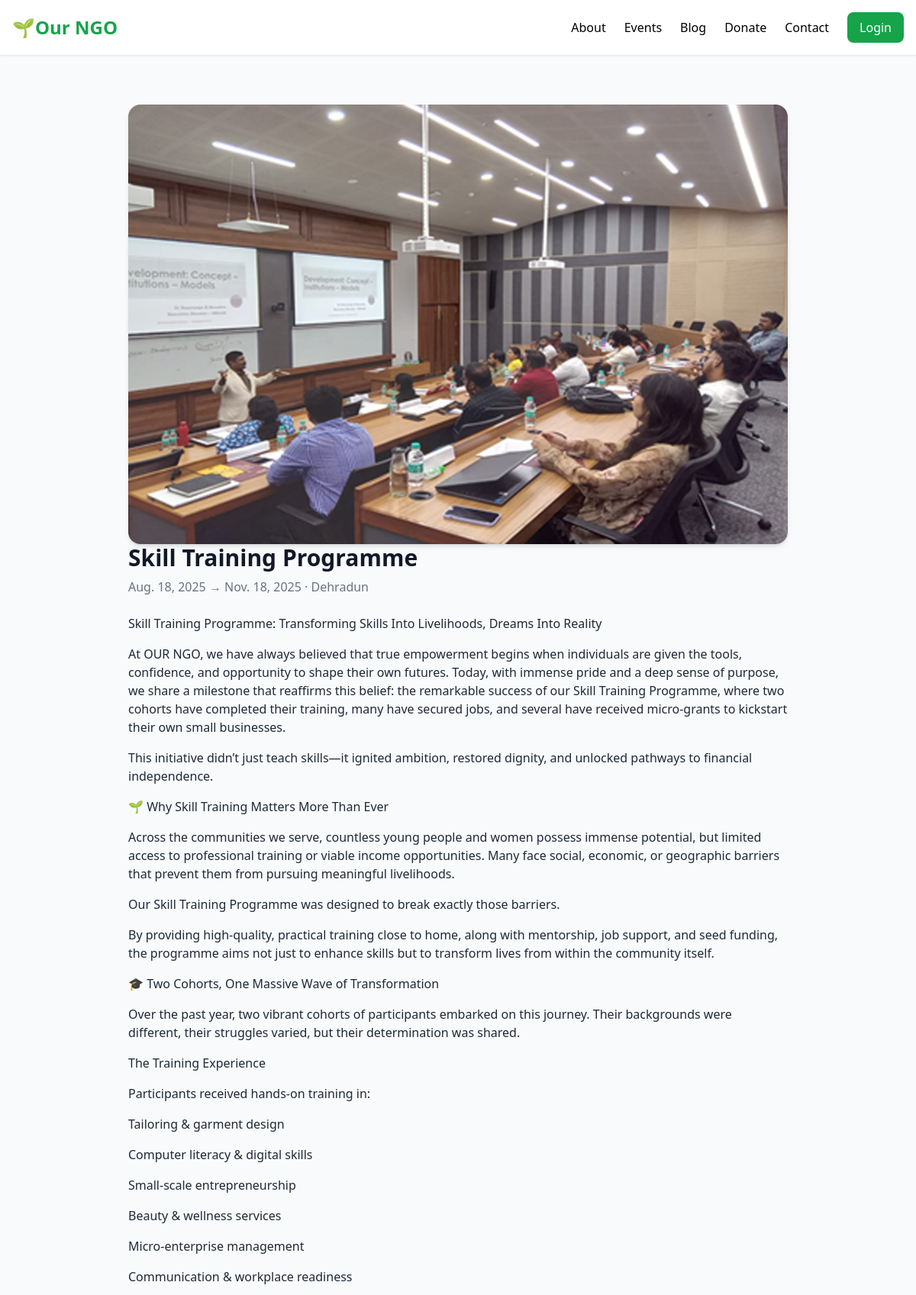
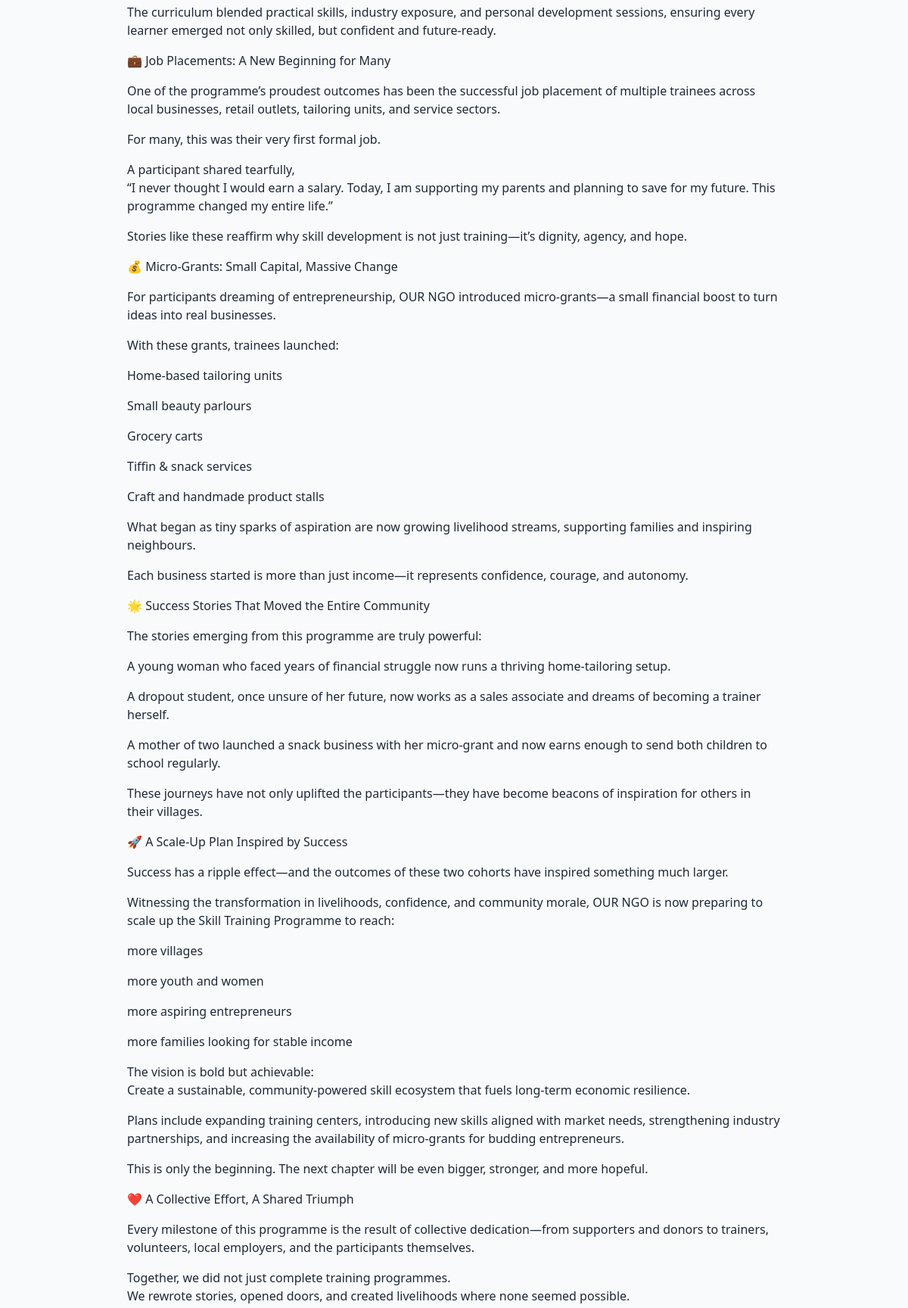
Screenshot of /events/skill-training-programme/ (upper part) with the database file from the repository (2 pictures, top to bottom).
### events/models.py (models this page shows, shortened)
class Event(models.Model):
    title = models.CharField(max_length=200)
    slug = models.SlugField(unique=True)
    start_date = models.DateField()
    end_date = models.DateField(blank=True, null=True)
    location = models.CharField(max_length=200, blank=True)
    description = models.TextField(blank=True)
    image = models.ImageField(upload_to='events/', blank=True, null=True)
    class Meta:
        ordering = ["start_date"]

### events/views.py (the view)
# urls.py: path("<slug:slug>/", event_detail, name="event_detail"),
def event_detail(request, slug):
    event = get_object_or_404(Event, slug=slug)
    return render(request, "events/event_detail.html", {"event": event})

### ngo_site/templates/events/event_detail.html (shortened to what this page needs)
{% extends "base.html" %}
{% block content %}
<section class="max-w-4xl mx-auto px-4 py-16">
  {% if event.image %}
  <img src="{{ event.image.url }}" class="rounded-2xl shadow-md" alt="{{ event.title }}">
  {% else %}
  <img src="https://images.unsplash.com/photo-1524678606370-a47ad25cb82a?auto=format&fit=crop&w=1200&q=60"
       class="w-full h-64 object-cover rounded-2xl mb-8 shadow-lg">
  {% endif %}
  <h1 class="text-3xl font-bold text-gray-900">{{ event.title }}</h1>
  <p class="text-gray-500 mt-2 mb-6">
    {{ event.start_date }}{% if event.end_date %} → {{ event.end_date }}{% endif %} &middot; {{ event.location }}
  </p>
  <div class="prose prose-teal max-w-none text-gray-800">
    {{ event.description|linebreaks }}
  </div>
</section>
{% endblock %}

### ngo_site/static/css/styles.css (style rules this page uses)
.prose p { margin-bottom: 1rem; }

### rows the page displays
Event: image (picture), title "Skill Training Programme", start_date "Aug. 18, 2025", end_date "Nov. 18, 2025", location "Dehradun", description "Skill Training Programme: Transforming Skills Into Livelihoods, Dreams Into Reality At OUR NGO, we have always believed that true empowerment begins when individuals are given the tools, confidence, and opportunity to shape their own futures. Today, with immense pride and a deep sense of purpose, we share a milestone that reaffirms this belief: the remarkable success of our Skill Training Programme, where two cohorts have completed their training, many have secured jobs, and several have received micro-grants to kickstart their own small businesses. This initiative didn’t just teach skills—it ignited ambition, restored dignity, and unlocked pathways to financial independence. 🌱 Why Skill…"
